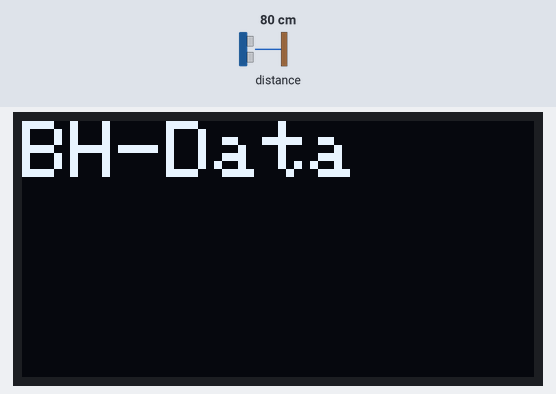
Bench run of a sketch on a simulated Arduino Uno, built with avr-gcc and run on an emulated ATmega328P. On the bench: 128×64 one-colour display. The test bench sets the inputs (shaded band); at power-on: distance to the obstacle 80 cm. What the sketch prints to the serial monitor is not drawn.

Above: at 3.2 s.
3.3 s: distance to the obstacle set to 2 cm
At 6.0 s:
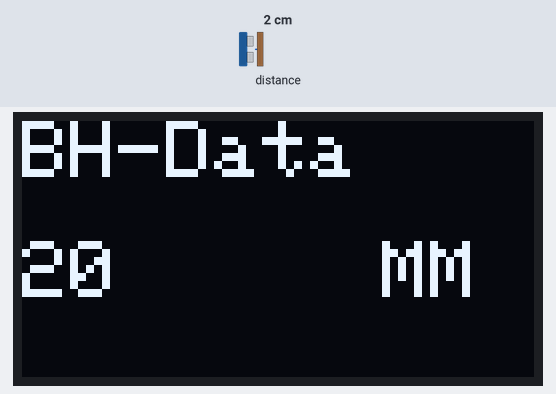
8.1 s: distance to the obstacle set to 4 cm
At 11.8 s:
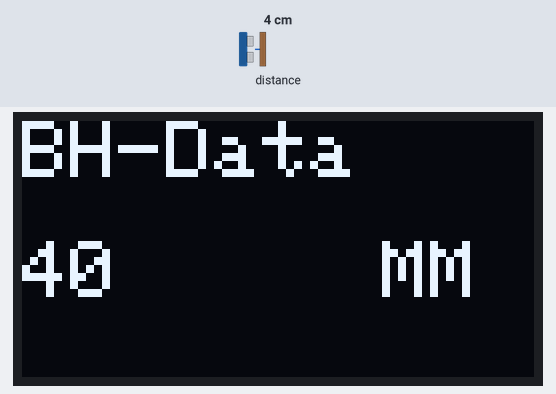
12.6 s: distance to the obstacle set to 250 cm
At 20.5 s:
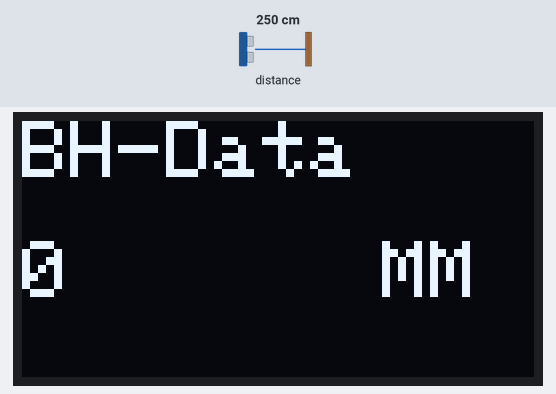
Timing chart, 0 to 21.2 s (numbered marks = the images above; inputs shaded):
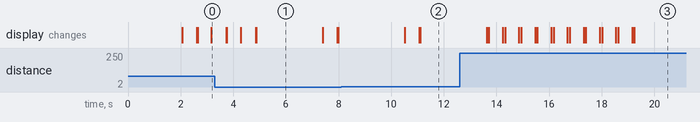

The sketch:

LIDAR_OLED.ino
```cpp
#include "Adafruit_VL53L0X.h"                    // include header file of sensor library
#include <ArduinoJson.h>
#include <SPI.h>                                 // for communicating with one or more peripheral devices quickly over short distances
#include <Adafruit_GFX.h>
#include <Adafruit_SSD1306.h>


uint32_t lastReport = 0;
uint32_t REPORTING_INTERVAL = (8*1000);


Adafruit_VL53L0X lox = Adafruit_VL53L0X();      //we define an object of a structure-function of Adafruit_VL53L0X() Because we can use the same library to read distance measurement data from multiple VL53L0X modules.


/***************************************************************************************************************************************/
Adafruit_SSD1306 display = Adafruit_SSD1306(128, 64, &Wire);
/***********************************************************************************************/


void setup()
{

  Serial.begin(9600);
  oledInit();                                     // Initialize the OLED display.
  millis();
  if (!lox.begin()) //condition checks either you made a connection with the sensor correctly or not.
    {
      //Serial.println(F("Failed to boot VL53L0X")); // checks if the module is ready to operate. If not, “Failed to boot VL53L0X” message will display on serial print.
      while(1);
    }

}

void loop()
{

        display.clearDisplay();             // Clear the OLED display.
        oledDisplayHeaderShow("BH-Data");   // Display a header on the OLED screen.

        int range ;
        VL53L0X_RangingMeasurementData_t measure;
        lox.rangingTest(&measure, false); // pass in 'true' to get debug data printout!
        if (measure.RangeStatus != 4)
        {
            delay(500);
            range = measure.RangeMilliMeter;
        }
        else
        {
           range = 0;
        }

        oledScreenData(2, 0, 30, String(range));        // Display the lux value on the OLED screen.
        oledScreenData(2, 90, 30, String("MM"));

        StaticJsonDocument < 256 > lidardata;
        lidardata["distance"] = range;
        String Jsonvalue;
        serializeJson(lidardata, Jsonvalue);

        if ((millis() - lastReport >= REPORTING_INTERVAL) || (range < 100)&&(range > 0))
        {
                    lastReport = millis();
                    Serial.println(Jsonvalue);
                    delay(2000);
        }

        delay(500);

}


void oledInit()
{
  display.begin(SSD1306_SWITCHCAPVCC, 0x3C);    // Initialize the OLED display with specified settings.
  display.clearDisplay();                       // Clear the display.
  delay(2000);                                  // Wait for 2 seconds.
  display.clearDisplay();                       // Clear the display again.
  display.invertDisplay(false);                 // Set display inversion to false (normal mode).
}

void oledDisplayHeaderShow(String Header_Data)
{
  display.setTextSize(2);                      // Set the text size.
  display.setTextColor(WHITE);                 // Set the text color to white.
  display.setCursor(0, 0);                     // Set the cursor position.
  display.print(Header_Data);                  // Print the provided header text.
  display.display();                           // Display the text on the OLED screen.
}

void oledScreenData(int size, int x, int y, String get_screen_data)
{
  display.setTextSize(size);                    // Set the text size.
  display.setTextColor(WHITE);                   // Set the text color to white.
  display.setCursor(x, y);                       // Set the cursor position.
  display.print(get_screen_data);                // Print the provided screen data.
  display.display();                             // Display the data on the OLED screen.
}
```

Measured:
- what the display in image 1 shows lasts 2.5 s, from 4.9 s to 7.4 s
